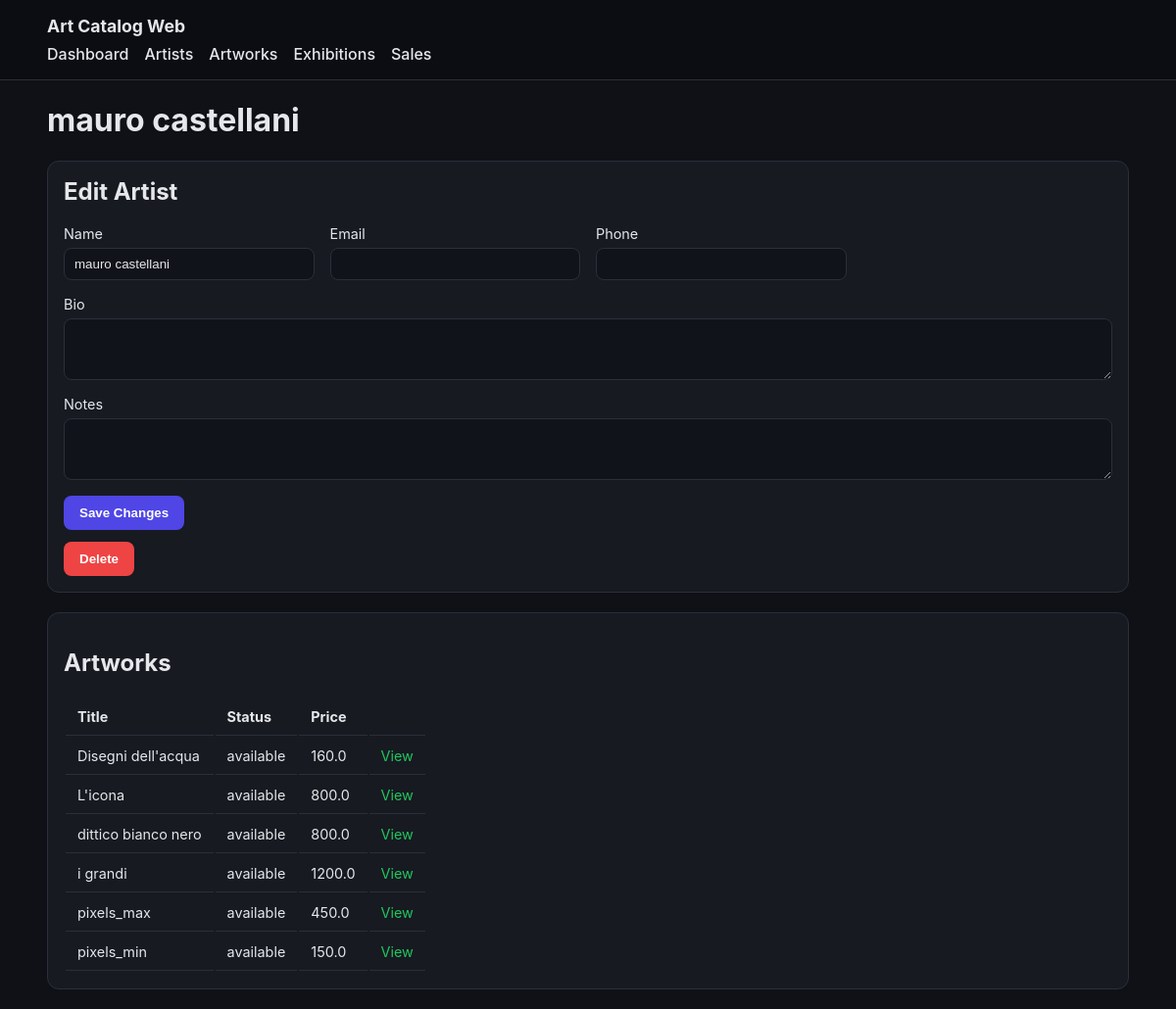
Screenshot of /artists/2 with the database file from the repository.
### tables this page shows
CREATE TABLE artist (
    id INTEGER PRIMARY KEY AUTOINCREMENT,
    name TEXT NOT NULL,          -- Nome artista / collettivo
    bio TEXT,                    -- Biografia
    email TEXT,                  -- Contatto
    phone TEXT,                  -- Contatto
    notes TEXT                   -- Note interne (non pubbliche)
);

CREATE TABLE artwork (
    id INTEGER PRIMARY KEY AUTOINCREMENT,

    artist_id INTEGER,           -- FK verso artist (puo essere NULL)
    title TEXT NOT NULL,         -- Titolo opera / articolo
    description TEXT,            -- Descrizione estesa
    type TEXT,                   -- painting, sculpture, print, merch, ecc.
    year INTEGER,                -- Anno di produzione
    price REAL,                  -- Prezzo di listino
    artist_cut_percent REAL DEFAULT 10, -- Percentuale riconosciuta all'artista
    image TEXT,                  -- Nome file immagine (NO path)
    status TEXT DEFAULT 'available',
    notes TEXT, quantity INTEGER DEFAULT 1, code TEXT,                  -- Note interne

    FOREIGN KEY (artist_id)
        REFERENCES artist(id)
        ON DELETE SET NULL
);

### webapp/app.py (the view, shortened to what this page needs)
    @app.route("/artists/<int:artist_id>", methods=["GET", "POST"])
    def artist_detail(artist_id: int):
        artist_repo, artwork_repo, _, _ = get_repos()
        artist = artist_repo.get_by_id(artist_id)
        if artist is None:
            flash("Artist not found.", "error")
            return redirect(url_for("artists"))
        artworks = artwork_repo.get_by_artist(artist_id)
        return render_template("artist_detail.html", artist=artist, artworks=artworks)

### core/database.py (called while the page is built)
    def execute(self, query: str, params: tuple = ()):
        cur = self.conn.cursor()
        cur.execute(query, params)
        self.conn.commit()
        return cur

    def close(self):
        self.conn.close()

### core/repositories/artist_repo.py (called while the page is built)
    def get_by_id(self, artist_id: int):
        cursor = self.db.execute(
            "SELECT * FROM artist WHERE id = ?", (artist_id,)
        )
        return cursor.fetchone()

### core/repositories/artwork_repo.py (called while the page is built, shortened)
    def _ensure_artist_cut_column(self):
        cursor = self.db.execute("PRAGMA table_info(artwork)")
        columns = {row[1] for row in cursor.fetchall()}

    def _ensure_quantity_column(self):
        cursor = self.db.execute("PRAGMA table_info(artwork)")
        columns = {row[1] for row in cursor.fetchall()}

    def _ensure_code_column(self):
        cursor = self.db.execute("PRAGMA table_info(artwork)")
        columns = {row[1] for row in cursor.fetchall()}
        try:
            self.db.execute(
                "CREATE UNIQUE INDEX IF NOT EXISTS idx_artwork_code ON artwork(code)"
            )
        except Exception:
            pass

    def get_by_artist(self, artist_id: int):
        cursor = self.db.execute(
            """
            SELECT a.*, ar.name as artist_name
            FROM artwork a
            LEFT JOIN artist ar ON a.artist_id = ar.id
            WHERE a.artist_id = ?
            ORDER BY a.title
            """,
            (artist_id,)
        )
        return cursor.fetchall()

### webapp/app.py (called while the page is built)
def get_db() -> Database:
    db: Optional[Database] = g.get("db")
    if db is None:
        db = Database(DB_PATH)
        g.db = db
    return db

def get_repos():
    db = get_db()
    return (
        ArtistRepository(db),
        ArtworkRepository(db),
        ExhibitionRepository(db),
        SaleRepository(db),
    )

### webapp/templates/artist_detail.html
{% extends "base.html" %}
{% block content %}
<h1>{{ artist["name"] }}</h1>
<section class="card form-card">
    <h2>Edit Artist</h2>
    <form method="post" class="grid-form">
        <label>
            Name
            <input type="text" name="name" value="{{ artist['name'] }}" required>
        </label>
        <label>
            Email
            <input type="email" name="email" value="{{ artist['email'] or '' }}">
        </label>
        <label>
            Phone
            <input type="text" name="phone" value="{{ artist['phone'] or '' }}">
        </label>
        <label class="full">
            Bio
            <textarea name="bio" rows="3">{{ artist['bio'] or '' }}</textarea>
        </label>
        <label class="full">
            Notes
            <textarea name="notes" rows="3">{{ artist['notes'] or '' }}</textarea>
        </label>
        <div class="actions">
            <button type="submit">Save Changes</button>
        </div>
    </form>
    <form method="post" action="{{ url_for('artist_delete', artist_id=artist['id']) }}" onsubmit="return confirm('Delete this artist?');" class="inline-form">
        <button type="submit" class="danger">Delete</button>
    </form>
</section>
<section class="card">
    <h2>Artworks</h2>
    <div class="table-wrap">
        <table>
            <thead>
                <tr>
                    <th>Title</th>
                    <th>Status</th>
                    <th>Price</th>
                    <th></th>
                </tr>
            </thead>
            <tbody>
                {% for artwork in artworks %}
                    <tr>
                        <td>{{ artwork["title"] }}</td>
                        <td>{{ artwork["status"] }}</td>
                        <td>{{ artwork["price"] or "-" }}</td>
                        <td>
                            <a class="link" href="{{ url_for('artwork_detail', artwork_id=artwork['id']) }}">View</a>
                        </td>
                    </tr>
                {% else %}
                    <tr>
                        <td colspan="4" class="muted">No artworks for this artist.</td>
                    </tr>
                {% endfor %}
            </tbody>
        </table>
    </div>
</section>
{% endblock %}

### webapp/static/style.css (style rules this page uses)
:root { color-scheme: dark; --bg: #0f1117; --card: #171a21; --text: #e5e7eb; --muted: #9ca3af; --accent: #4f46e5; --accent-2: #22c55e; --danger: #ef4444; --border: #2a2f3a; }
* { box-sizing: border-box; }
body { margin: 0; font-family: "Inter", system-ui, -apple-system, sans-serif; background: var(--bg); color: var(--text); }
.card { background: var(--card); border: 1px solid var(--border); border-radius: 12px; padding: 16px; margin: 20px 0; }
.form-card h2 { margin-top: 0; }
.grid-form { display: grid; grid-template-columns: repeat(auto-fit, minmax(220px, 1fr)); gap: 16px; }
.grid-form label { display: flex; flex-direction: column; gap: 6px; font-size: 0.9rem; }
.grid-form label.full { grid-column: 1 / -1; }
input, select, textarea { background: #11131a; border: 1px solid var(--border); border-radius: 8px; padding: 8px 10px; color: var(--text); }
button { background: var(--accent); border: none; border-radius: 8px; color: white; font-weight: 600; padding: 10px 16px; cursor: pointer; width: fit-content; }
button.danger { background: var(--danger); }
.link { color: var(--accent-2); text-decoration: none; }
.table-wrap { overflow-x: auto; }
th, td { padding: 10px 12px; border-bottom: 1px solid var(--border); text-align: left; font-size: 0.9rem; }
.actions { display: flex; gap: 12px; align-items: center; }
.inline-form { display: inline-flex; gap: 12px; align-items: center; margin-top: 12px; }

### rows the page displays
artist: name "mauro castellani"
artwork: title "Disegni dell'acqua", status "available", price "160.0"
artwork: title "L'icona", status "available", price "800.0"
artwork: title "dittico bianco nero", status "available", price "800.0"
artwork: title "i grandi", status "available", price "1200.0"
artwork: title "pixels_max", status "available", price "450.0"
artwork: title "pixels_min", status "available", price "150.0"
